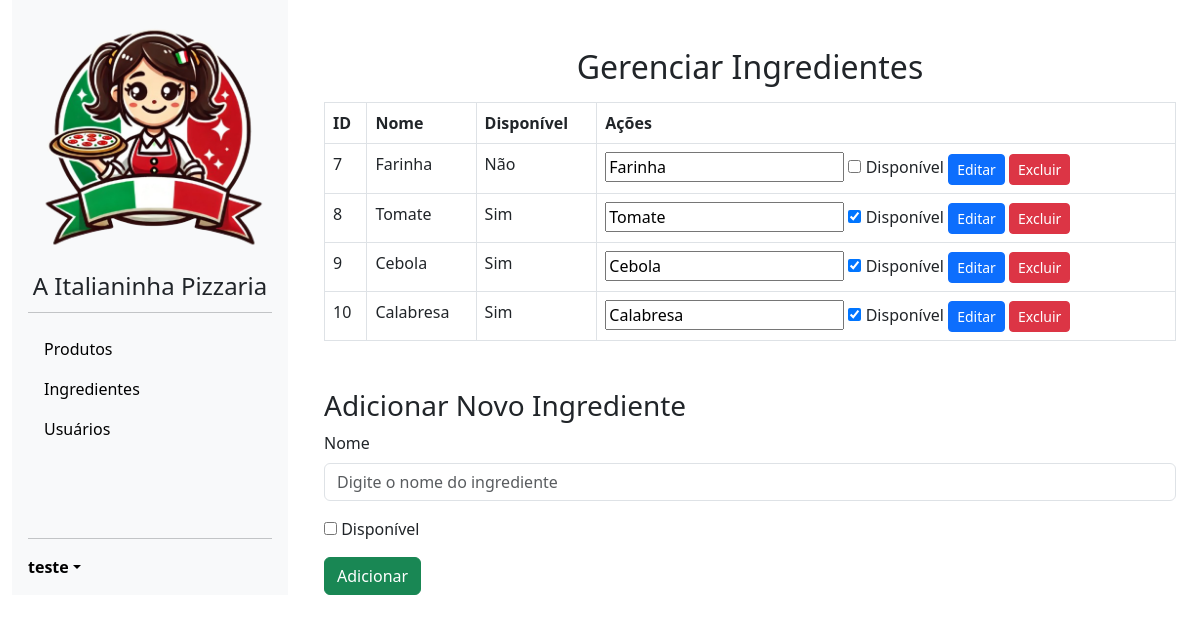
Page /ingredientes.php (signed in) on the committed database.
### tables this page shows
CREATE TABLE `ingrediente` (
  `Id_ingrediente` int(11) NOT NULL,
  `Nome` varchar(100) NOT NULL,
  `Disponivel` tinyint(1) DEFAULT 1
);

### web/ingredientes.php (called while the page is built, shortened)
<?php
include './components/layout.php';
?>

### web/classes/manipulaIngrediente.php (called while the page is built, shortened)
<?php
require_once 'conexaoBanco.php';
class manipulaIngrediente
{
    private $conexao;
    public function __construct()
    {
        $this->conexao = new conexaoBanco();
    }
    public function __destruct()
    {
        $this->conexao = null;
    }
    public function listaIngrediente()
    {
        $sql = "select * from ingrediente";
        $stmt = $this->conexao->conectar()->query($sql);
        return $stmt->fetchAll();
    }
}
?>

### web/classes/conexaoBanco.php (called while the page is built)
<?php
class conexaoBanco
{
    private $host = "localhost";
    private $dbname = "banco";
    private $username = "root";
    private $password = "";
    private $conexao;
    public function conectar()
    {
        if ($this->conexao === null)
        {
            try
            {
                $this->conexao = new PDO("mysql:host={$this->host};dbname={$this->dbname}",
                $this->username,
                $this->password
                );
            }
            catch (PDOException $e)
            {
                echo "Erro na conexão: " . $e->getMessage();
                exit;
            }
        }
        return $this->conexao;
    }
}
?>

### web/ingredientesContent.php (the view, shortened to what this page needs)
<?php
require_once './classes/manipulaIngrediente.php';
$manipula = new manipulaIngrediente();
$ingredientes = $manipula->listaIngrediente();
?>
<!DOCTYPE html>
<html lang="pt-BR">
<head>
    <link rel="stylesheet" href="https://cdn.jsdelivr.net/npm/bootstrap@5.3.0/dist/css/bootstrap.min.css">
</head>
<body>
    <div class="container mt-5">
        <h2 class="text-center">Gerenciar Ingredientes</h2>
        <table class="table table-bordered mt-3">
            <thead>
                <tr>
                    <th>ID</th>
                    <th>Nome</th>
                    <th>Disponível</th>
                    <th>Ações</th>
                </tr>
            </thead>
            <tbody>
                <?php foreach ($ingredientes as $ingrediente): ?>
                <tr>
                    <td><?= $ingrediente['Id_ingrediente'] ?></td>
                    <td><?= htmlspecialchars($ingrediente['Nome']) ?></td>
                    <td><?= $ingrediente['Disponivel'] ? 'Sim' : 'Não' ?></td>
                    <td>
                        <form method="post" style="display:inline;">
                            <input type="text" name="nome" placeholder="Nome" required value="<?= $ingrediente['Nome'] ?>">
                            <label>
                                <input type="checkbox" name="disponivel" <?= $ingrediente['Disponivel'] ? 'checked' : '' ?>> Disponível
                            </label>
                            <button class="btn btn-primary btn-sm">Editar</button>
                        </form>
                        <form method="post" style="display:inline;" onsubmit="event.preventDefault(); confirmarExclusao(this);">
                            <button class="btn btn-danger btn-sm">Excluir</button>
                        </form>
                    </td>
                </tr>
                <?php endforeach; ?>
            </tbody>
        </table>
        <h3 class="mt-5">Adicionar Novo Ingrediente</h3>
        <form method="post" autocomplete="off">
            <div class="mb-3">
                <label for="nome" class="form-label">Nome</label>
                <input type="text" class="form-control" name="nome" id="nome" placeholder="Digite o nome do ingrediente" required>
            </div>
            <div class="mb-3">
                <label>
                    <input type="checkbox" name="disponivel"> Disponível
                </label>
            </div>
            <button type="submit" class="btn btn-success">Adicionar</button>
        </form>
    </div>
</body>
</html>

### web/css/sidebar.css (style rules this page uses)
body { min-height: 100vh; min-height: -webkit-fill-available; }
html { height: -webkit-fill-available; }

### rows in the picture
ingrediente: Id_ingrediente "7", Nome "Farinha", shows "Não", nome "Farinha"
ingrediente: Id_ingrediente "8", Nome "Tomate", shows "Sim", nome "Tomate", Disponivel "☑"
ingrediente: Id_ingrediente "9", Nome "Cebola", shows "Sim", nome "Cebola", Disponivel "☑"
ingrediente: Id_ingrediente "10", Nome "Calabresa", shows "Sim", nome "Calabresa", Disponivel "☑"

### other values in the picture
$_SESSION['username'] "teste"
